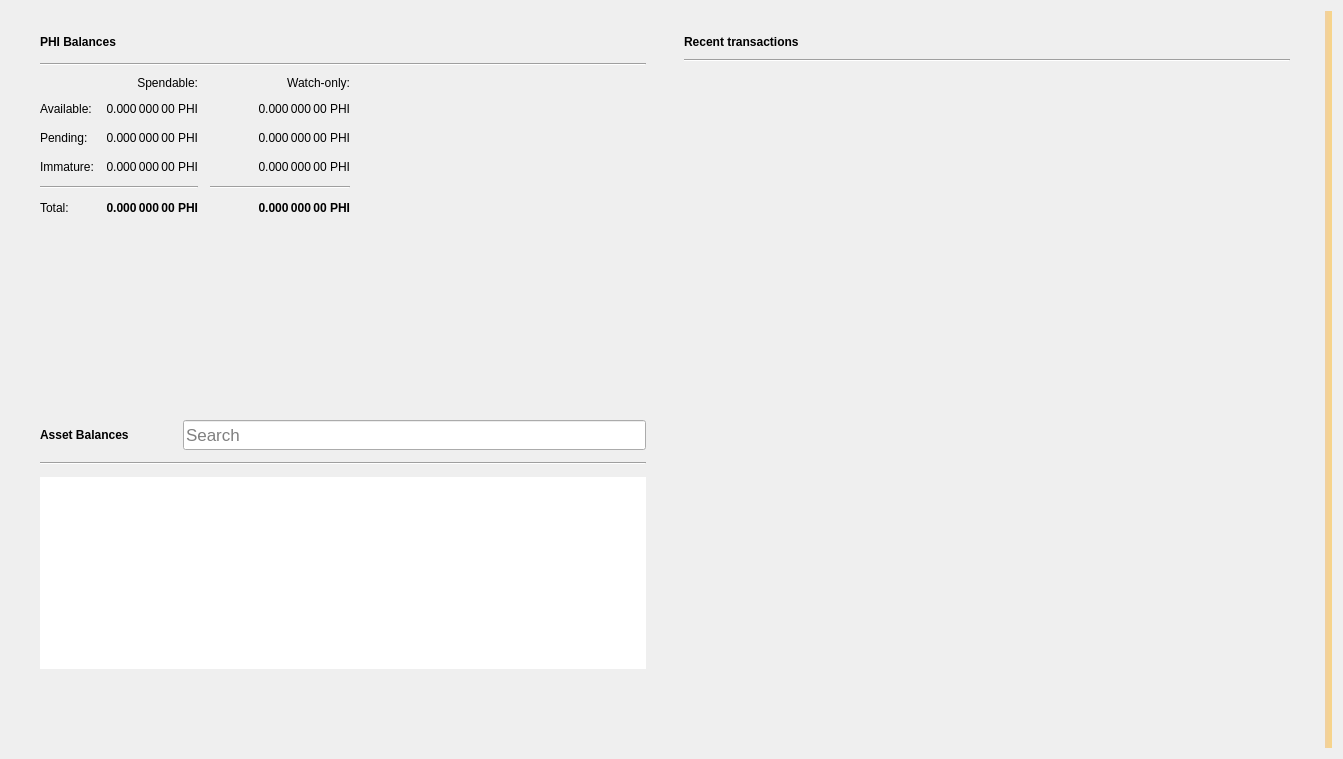
<?xml version="1.0" encoding="UTF-8"?>
<ui version="4.0">
 <class>OverviewPage</class>
 <widget class="QWidget" name="OverviewPage">
  <property name="geometry">
   <rect>
    <x>0</x>
    <y>0</y>
    <width>1343</width>
    <height>759</height>
   </rect>
  </property>
  <property name="minimumSize">
   <size>
    <width>760</width>
    <height>0</height>
   </size>
  </property>
  <property name="windowTitle">
   <string>Form</string>
  </property>
  <property name="autoFillBackground">
   <bool>false</bool>
  </property>
  <layout class="QGridLayout" name="gridLayout_3">
   <item row="0" column="1">
    <layout class="QVBoxLayout" name="verticalLayout_7">
     <property name="spacing">
      <number>0</number>
     </property>
     <property name="leftMargin">
      <number>0</number>
     </property>
     <property name="topMargin">
      <number>0</number>
     </property>
     <property name="rightMargin">
      <number>0</number>
     </property>
     <property name="bottomMargin">
      <number>0</number>
     </property>
     <item>
      <layout class="QHBoxLayout" name="horizontalLayout" stretch="0,0">
       <property name="spacing">
        <number>20</number>
       </property>
       <property name="sizeConstraint">
        <enum>QLayout::SetMinAndMaxSize</enum>
       </property>
       <property name="leftMargin">
        <number>20</number>
       </property>
       <property name="topMargin">
        <number>20</number>
       </property>
       <property name="rightMargin">
        <number>20</number>
       </property>
       <property name="bottomMargin">
        <number>20</number>
       </property>
       <item>
        <layout class="QVBoxLayout" name="verticalLayout_2">
         <property name="spacing">
          <number>0</number>
         </property>
         <property name="rightMargin">
          <number>0</number>
         </property>
         <item>
          <widget class="QFrame" name="frame">
           <property name="sizePolicy">
            <sizepolicy hsizetype="Preferred" vsizetype="Preferred">
             <horstretch>0</horstretch>
             <verstretch>0</verstretch>
            </sizepolicy>
           </property>
           <property name="minimumSize">
            <size>
             <width>350</width>
             <height>180</height>
            </size>
           </property>
           <property name="frameShape">
            <enum>QFrame::NoFrame</enum>
           </property>
           <property name="frameShadow">
            <enum>QFrame::Raised</enum>
           </property>
           <property name="lineWidth">
            <number>5</number>
           </property>
           <layout class="QVBoxLayout" name="verticalLayout_4">
            <property name="spacing">
             <number>10</number>
            </property>
            <property name="topMargin">
             <number>0</number>
            </property>
            <property name="bottomMargin">
             <number>0</number>
            </property>
            <item>
             <layout class="QHBoxLayout" name="horizontalLayout_4">
              <property name="spacing">
               <number>6</number>
              </property>
              <item>
               <widget class="QLabel" name="phiBalancesLabel">
                <property name="font">
                 <font>
                  <weight>75</weight>
                  <bold>true</bold>
                 </font>
                </property>
                <property name="text">
                 <string>PHI Balances</string>
                </property>
               </widget>
              </item>
              <item>
               <widget class="QPushButton" name="labelWalletStatus">
                <property name="enabled">
                 <bool>true</bool>
                </property>
                <property name="maximumSize">
                 <size>
                  <width>30</width>
                  <height>16777215</height>
                 </size>
                </property>
                <property name="toolTip">
                 <string>The displayed information may be out of date. Your wallet automatically synchronizes with the PHICOIN network after a connection is established, but this process has not completed yet.</string>
                </property>
                <property name="text">
                 <string/>
                </property>
                <property name="icon">
                 <iconset>
                  <normaloff>:/icons/warning</normaloff>
                  <disabledoff>:/icons/warning</disabledoff>:/icons/warning</iconset>
                </property>
                <property name="iconSize">
                 <size>
                  <width>24</width>
                  <height>24</height>
                 </size>
                </property>
                <property name="flat">
                 <bool>true</bool>
                </property>
               </widget>
              </item>
              <item>
               <spacer name="horizontalSpacer_3">
                <property name="orientation">
                 <enum>Qt::Horizontal</enum>
                </property>
                <property name="sizeHint" stdset="0">
                 <size>
                  <width>40</width>
                  <height>20</height>
                 </size>
                </property>
               </spacer>
              </item>
             </layout>
            </item>
            <item>
             <widget class="Line" name="line_2">
              <property name="orientation">
               <enum>Qt::Horizontal</enum>
              </property>
             </widget>
            </item>
            <item>
             <layout class="QGridLayout" name="gridLayout">
              <property name="bottomMargin">
               <number>5</number>
              </property>
              <property name="spacing">
               <number>12</number>
              </property>
              <item row="3" column="2">
               <widget class="QLabel" name="labelWatchImmature">
                <property name="font">
                 <font>
                  <weight>50</weight>
                  <bold>false</bold>
                 </font>
                </property>
                <property name="cursor">
                 <cursorShape>IBeamCursor</cursorShape>
                </property>
                <property name="toolTip">
                 <string>Mined balance in watch-only addresses that has not yet matured</string>
                </property>
                <property name="text">
                 <string notr="true">0.000 000 00 PHI</string>
                </property>
                <property name="alignment">
                 <set>Qt::AlignRight|Qt::AlignTrailing|Qt::AlignVCenter</set>
                </property>
                <property name="textInteractionFlags">
                 <set>Qt::LinksAccessibleByMouse|Qt::TextSelectableByKeyboard|Qt::TextSelectableByMouse</set>
                </property>
               </widget>
              </item>
              <item row="2" column="3">
               <spacer name="horizontalSpacer_2">
                <property name="orientation">
                 <enum>Qt::Horizontal</enum>
                </property>
                <property name="sizeHint" stdset="0">
                 <size>
                  <width>40</width>
                  <height>20</height>
                 </size>
                </property>
               </spacer>
              </item>
              <item row="1" column="0">
               <widget class="QLabel" name="labelBalanceText">
                <property name="text">
                 <string>Available:</string>
                </property>
               </widget>
              </item>
              <item row="1" column="2">
               <widget class="QLabel" name="labelWatchAvailable">
                <property name="font">
                 <font>
                  <weight>50</weight>
                  <bold>false</bold>
                 </font>
                </property>
                <property name="cursor">
                 <cursorShape>IBeamCursor</cursorShape>
                </property>
                <property name="toolTip">
                 <string>Your current balance in watch-only addresses</string>
                </property>
                <property name="text">
                 <string notr="true">0.000 000 00 PHI</string>
                </property>
                <property name="alignment">
                 <set>Qt::AlignRight|Qt::AlignTrailing|Qt::AlignVCenter</set>
                </property>
                <property name="textInteractionFlags">
                 <set>Qt::LinksAccessibleByMouse|Qt::TextSelectableByKeyboard|Qt::TextSelectableByMouse</set>
                </property>
               </widget>
              </item>
              <item row="2" column="1">
               <widget class="QLabel" name="labelUnconfirmed">
                <property name="font">
                 <font>
                  <weight>50</weight>
                  <bold>false</bold>
                 </font>
                </property>
                <property name="cursor">
                 <cursorShape>IBeamCursor</cursorShape>
                </property>
                <property name="toolTip">
                 <string>Total of transactions that have yet to be confirmed, and do not yet count toward the spendable balance</string>
                </property>
                <property name="text">
                 <string notr="true">0.000 000 00 PHI</string>
                </property>
                <property name="alignment">
                 <set>Qt::AlignRight|Qt::AlignTrailing|Qt::AlignVCenter</set>
                </property>
                <property name="textInteractionFlags">
                 <set>Qt::LinksAccessibleByMouse|Qt::TextSelectableByKeyboard|Qt::TextSelectableByMouse</set>
                </property>
               </widget>
              </item>
              <item row="4" column="2">
               <widget class="Line" name="lineWatchBalance">
                <property name="sizePolicy">
                 <sizepolicy hsizetype="Preferred" vsizetype="Fixed">
                  <horstretch>0</horstretch>
                  <verstretch>0</verstretch>
                 </sizepolicy>
                </property>
                <property name="minimumSize">
                 <size>
                  <width>140</width>
                  <height>0</height>
                 </size>
                </property>
                <property name="orientation">
                 <enum>Qt::Horizontal</enum>
                </property>
               </widget>
              </item>
              <item row="0" column="1">
               <widget class="QLabel" name="labelSpendable">
                <property name="text">
                 <string>Spendable:</string>
                </property>
                <property name="alignment">
                 <set>Qt::AlignRight|Qt::AlignTrailing|Qt::AlignVCenter</set>
                </property>
               </widget>
              </item>
              <item row="3" column="0">
               <widget class="QLabel" name="labelImmatureText">
                <property name="text">
                 <string>Immature:</string>
                </property>
               </widget>
              </item>
              <item row="5" column="2">
               <widget class="QLabel" name="labelWatchTotal">
                <property name="font">
                 <font>
                  <weight>75</weight>
                  <bold>true</bold>
                 </font>
                </property>
                <property name="cursor">
                 <cursorShape>IBeamCursor</cursorShape>
                </property>
                <property name="toolTip">
                 <string>Current total balance in watch-only addresses</string>
                </property>
                <property name="text">
                 <string notr="true">0.000 000 00 PHI</string>
                </property>
                <property name="alignment">
                 <set>Qt::AlignRight|Qt::AlignTrailing|Qt::AlignVCenter</set>
                </property>
                <property name="textInteractionFlags">
                 <set>Qt::LinksAccessibleByMouse|Qt::TextSelectableByKeyboard|Qt::TextSelectableByMouse</set>
                </property>
               </widget>
              </item>
              <item row="4" column="0" colspan="2">
               <widget class="Line" name="line">
                <property name="orientation">
                 <enum>Qt::Horizontal</enum>
                </property>
               </widget>
              </item>
              <item row="0" column="2">
               <widget class="QLabel" name="labelWatchonly">
                <property name="text">
                 <string>Watch-only:</string>
                </property>
                <property name="alignment">
                 <set>Qt::AlignRight|Qt::AlignTrailing|Qt::AlignVCenter</set>
                </property>
               </widget>
              </item>
              <item row="5" column="1">
               <widget class="QLabel" name="labelTotal">
                <property name="font">
                 <font>
                  <weight>75</weight>
                  <bold>true</bold>
                 </font>
                </property>
                <property name="cursor">
                 <cursorShape>IBeamCursor</cursorShape>
                </property>
                <property name="toolTip">
                 <string>Your current total balance</string>
                </property>
                <property name="text">
                 <string notr="true">0.000 000 00 PHI</string>
                </property>
                <property name="alignment">
                 <set>Qt::AlignRight|Qt::AlignTrailing|Qt::AlignVCenter</set>
                </property>
                <property name="textInteractionFlags">
                 <set>Qt::LinksAccessibleByMouse|Qt::TextSelectableByKeyboard|Qt::TextSelectableByMouse</set>
                </property>
               </widget>
              </item>
              <item row="1" column="1">
               <widget class="QLabel" name="labelBalance">
                <property name="font">
                 <font>
                  <weight>50</weight>
                  <bold>false</bold>
                 </font>
                </property>
                <property name="cursor">
                 <cursorShape>IBeamCursor</cursorShape>
                </property>
                <property name="toolTip">
                 <string>Your current spendable balance</string>
                </property>
                <property name="text">
                 <string notr="true">0.000 000 00 PHI</string>
                </property>
                <property name="alignment">
                 <set>Qt::AlignRight|Qt::AlignTrailing|Qt::AlignVCenter</set>
                </property>
                <property name="textInteractionFlags">
                 <set>Qt::LinksAccessibleByMouse|Qt::TextSelectableByKeyboard|Qt::TextSelectableByMouse</set>
                </property>
               </widget>
              </item>
              <item row="2" column="0">
               <widget class="QLabel" name="labelPendingText">
                <property name="text">
                 <string>Pending:</string>
                </property>
               </widget>
              </item>
              <item row="5" column="0">
               <widget class="QLabel" name="labelTotalText">
                <property name="text">
                 <string>Total:</string>
                </property>
               </widget>
              </item>
              <item row="3" column="1">
               <widget class="QLabel" name="labelImmature">
                <property name="font">
                 <font>
                  <weight>50</weight>
                  <bold>false</bold>
                 </font>
                </property>
                <property name="cursor">
                 <cursorShape>IBeamCursor</cursorShape>
                </property>
                <property name="toolTip">
                 <string>Mined balance that has not yet matured</string>
                </property>
                <property name="text">
                 <string notr="true">0.000 000 00 PHI</string>
                </property>
                <property name="alignment">
                 <set>Qt::AlignRight|Qt::AlignTrailing|Qt::AlignVCenter</set>
                </property>
                <property name="textInteractionFlags">
                 <set>Qt::LinksAccessibleByMouse|Qt::TextSelectableByKeyboard|Qt::TextSelectableByMouse</set>
                </property>
               </widget>
              </item>
              <item row="2" column="2">
               <widget class="QLabel" name="labelWatchPending">
                <property name="font">
                 <font>
                  <weight>50</weight>
                  <bold>false</bold>
                 </font>
                </property>
                <property name="cursor">
                 <cursorShape>IBeamCursor</cursorShape>
                </property>
                <property name="toolTip">
                 <string>Unconfirmed transactions to watch-only addresses</string>
                </property>
                <property name="text">
                 <string notr="true">0.000 000 00 PHI</string>
                </property>
                <property name="alignment">
                 <set>Qt::AlignRight|Qt::AlignTrailing|Qt::AlignVCenter</set>
                </property>
                <property name="textInteractionFlags">
                 <set>Qt::LinksAccessibleByMouse|Qt::TextSelectableByKeyboard|Qt::TextSelectableByMouse</set>
                </property>
               </widget>
              </item>
             </layout>
            </item>
           </layout>
          </widget>
         </item>
         <item>
          <widget class="QWidget" name="assetVerticalSpaceWidget2" native="true">
           <property name="autoFillBackground">
            <bool>false</bool>
           </property>
           <layout class="QVBoxLayout" name="verticalLayout_6">
            <item>
             <spacer name="verticalSpacer_4">
              <property name="orientation">
               <enum>Qt::Vertical</enum>
              </property>
              <property name="sizeType">
               <enum>QSizePolicy::MinimumExpanding</enum>
              </property>
              <property name="sizeHint" stdset="0">
               <size>
                <width>20</width>
                <height>10</height>
               </size>
              </property>
             </spacer>
            </item>
           </layout>
          </widget>
         </item>
         <item>
          <widget class="QFrame" name="assetFrame">
           <property name="minimumSize">
            <size>
             <width>350</width>
             <height>150</height>
            </size>
           </property>
           <property name="autoFillBackground">
            <bool>true</bool>
           </property>
           <property name="frameShape">
            <enum>QFrame::NoFrame</enum>
           </property>
           <property name="frameShadow">
            <enum>QFrame::Plain</enum>
           </property>
           <property name="lineWidth">
            <number>0</number>
           </property>
           <layout class="QVBoxLayout" name="verticalLayout_5">
            <property name="spacing">
             <number>12</number>
            </property>
            <item>
             <layout class="QHBoxLayout" name="assetBalanceHorizontalLayout">
              <item alignment="Qt::AlignVCenter">
               <widget class="QLabel" name="assetBalanceLabel">
                <property name="font">
                 <font>
                  <weight>75</weight>
                  <bold>true</bold>
                 </font>
                </property>
                <property name="text">
                 <string>Asset Balances</string>
                </property>
               </widget>
              </item>
              <item>
               <widget class="QPushButton" name="labelAssetStatus">
                <property name="enabled">
                 <bool>true</bool>
                </property>
                <property name="maximumSize">
                 <size>
                  <width>30</width>
                  <height>16777215</height>
                 </size>
                </property>
                <property name="toolTip">
                 <string>The displayed information may be out of date. Your wallet automatically synchronizes with the PHICOIN network after a connection is established, but this process has not completed yet.</string>
                </property>
                <property name="text">
                 <string/>
                </property>
                <property name="icon">
                 <iconset>
                  <normaloff>:/icons/warning</normaloff>
                  <disabledoff>:/icons/warning</disabledoff>:/icons/warning</iconset>
                </property>
                <property name="iconSize">
                 <size>
                  <width>24</width>
                  <height>24</height>
                 </size>
                </property>
                <property name="flat">
                 <bool>true</bool>
                </property>
               </widget>
              </item>
              <item alignment="Qt::AlignBottom">
               <widget class="QLineEdit" name="assetSearch">
                <property name="sizePolicy">
                 <sizepolicy hsizetype="Expanding" vsizetype="Preferred">
                  <horstretch>0</horstretch>
                  <verstretch>0</verstretch>
                 </sizepolicy>
                </property>
                <property name="minimumSize">
                 <size>
                  <width>0</width>
                  <height>30</height>
                 </size>
                </property>
                <property name="maximumSize">
                 <size>
                  <width>16777215</width>
                  <height>30</height>
                 </size>
                </property>
                <property name="sizeIncrement">
                 <size>
                  <width>0</width>
                  <height>0</height>
                 </size>
                </property>
                <property name="baseSize">
                 <size>
                  <width>0</width>
                  <height>0</height>
                 </size>
                </property>
                <property name="font">
                 <font>
                  <pointsize>13</pointsize>
                 </font>
                </property>
                <property name="maxLength">
                 <number>32</number>
                </property>
                <property name="frame">
                 <bool>true</bool>
                </property>
                <property name="alignment">
                 <set>Qt::AlignLeading|Qt::AlignLeft|Qt::AlignVCenter</set>
                </property>
                <property name="placeholderText">
                 <string>Search</string>
                </property>
                <property name="clearButtonEnabled">
                 <bool>true</bool>
                </property>
               </widget>
              </item>
             </layout>
            </item>
            <item>
             <widget class="Line" name="assetBalanceLine">
              <property name="orientation">
               <enum>Qt::Horizontal</enum>
              </property>
             </widget>
            </item>
            <item>
             <widget class="QListView" name="listAssets">
              <property name="frameShape">
               <enum>QFrame::NoFrame</enum>
              </property>
              <property name="lineWidth">
               <number>0</number>
              </property>
              <property name="verticalScrollMode">
               <enum>QAbstractItemView::ScrollPerItem</enum>
              </property>
             </widget>
            </item>
            <item>
             <widget class="QWidget" name="assetVerticalSpaceWidget" native="true">
              <property name="autoFillBackground">
               <bool>false</bool>
              </property>
              <layout class="QVBoxLayout" name="verticalLayout">
               <item>
                <spacer name="verticalSpacer_3">
                 <property name="orientation">
                  <enum>Qt::Vertical</enum>
                 </property>
                 <property name="sizeHint" stdset="0">
                  <size>
                   <width>20</width>
                   <height>20</height>
                  </size>
                 </property>
                </spacer>
               </item>
              </layout>
             </widget>
            </item>
           </layout>
          </widget>
         </item>
        </layout>
       </item>
       <item>
        <layout class="QVBoxLayout" name="verticalLayout_3">
         <property name="spacing">
          <number>20</number>
         </property>
         <property name="leftMargin">
          <number>0</number>
         </property>
         <item>
          <widget class="QFrame" name="frame_2">
           <property name="sizePolicy">
            <sizepolicy hsizetype="Preferred" vsizetype="Preferred">
             <horstretch>0</horstretch>
             <verstretch>0</verstretch>
            </sizepolicy>
           </property>
           <property name="minimumSize">
            <size>
             <width>350</width>
             <height>0</height>
            </size>
           </property>
           <property name="sizeIncrement">
            <size>
             <width>0</width>
             <height>300</height>
            </size>
           </property>
           <property name="frameShape">
            <enum>QFrame::NoFrame</enum>
           </property>
           <property name="frameShadow">
            <enum>QFrame::Plain</enum>
           </property>
           <property name="lineWidth">
            <number>0</number>
           </property>
           <layout class="QGridLayout" name="gridLayout_2">
            <property name="topMargin">
             <number>0</number>
            </property>
            <property name="horizontalSpacing">
             <number>12</number>
            </property>
            <item row="0" column="0">
             <layout class="QHBoxLayout" name="horizontalLayout_2">
              <property name="spacing">
               <number>6</number>
              </property>
              <item>
               <widget class="QLabel" name="recentTransactionsLabel">
                <property name="font">
                 <font>
                  <weight>75</weight>
                  <bold>true</bold>
                 </font>
                </property>
                <property name="text">
                 <string>Recent transactions</string>
                </property>
               </widget>
              </item>
              <item>
               <widget class="QPushButton" name="labelTransactionsStatus">
                <property name="enabled">
                 <bool>true</bool>
                </property>
                <property name="maximumSize">
                 <size>
                  <width>30</width>
                  <height>16777215</height>
                 </size>
                </property>
                <property name="toolTip">
                 <string>The displayed information may be out of date. Your wallet automatically synchronizes with the PHICOIN network after a connection is established, but this process has not completed yet.</string>
                </property>
                <property name="text">
                 <string/>
                </property>
                <property name="icon">
                 <iconset>
                  <normaloff>:/icons/warning</normaloff>
                  <disabledoff>:/icons/warning</disabledoff>:/icons/warning</iconset>
                </property>
                <property name="iconSize">
                 <size>
                  <width>24</width>
                  <height>24</height>
                 </size>
                </property>
                <property name="flat">
                 <bool>true</bool>
                </property>
               </widget>
              </item>
              <item>
               <spacer name="horizontalSpacer">
                <property name="orientation">
                 <enum>Qt::Horizontal</enum>
                </property>
                <property name="sizeHint" stdset="0">
                 <size>
                  <width>40</width>
                  <height>20</height>
                 </size>
                </property>
               </spacer>
              </item>
             </layout>
            </item>
            <item row="2" column="0">
             <widget class="QListView" name="listTransactions">
              <property name="styleSheet">
               <string notr="true">QListView { background: transparent; }</string>
              </property>
              <property name="frameShape">
               <enum>QFrame::NoFrame</enum>
              </property>
              <property name="verticalScrollBarPolicy">
               <enum>Qt::ScrollBarAlwaysOff</enum>
              </property>
              <property name="horizontalScrollBarPolicy">
               <enum>Qt::ScrollBarAlwaysOff</enum>
              </property>
              <property name="selectionMode">
               <enum>QAbstractItemView::NoSelection</enum>
              </property>
             </widget>
            </item>
            <item row="1" column="0">
             <widget class="Line" name="line_3">
              <property name="orientation">
               <enum>Qt::Horizontal</enum>
              </property>
             </widget>
            </item>
           </layout>
          </widget>
         </item>
        </layout>
       </item>
      </layout>
     </item>
    </layout>
   </item>
   <item row="0" column="3">
    <widget class="QLabel" name="labelAlerts">
     <property name="visible">
      <bool>true</bool>
     </property>
     <property name="styleSheet">
      <string notr="true">QLabel { background-color: qlineargradient(x1: 0, y1: 0, x2: 1, y2: 0, stop:0 #F0D0A0, stop:1 #F8D488); color:#000000; }</string>
     </property>
     <property name="wordWrap">
      <bool>true</bool>
     </property>
     <property name="margin">
      <number>3</number>
     </property>
     <property name="textInteractionFlags">
      <set>Qt::TextSelectableByMouse</set>
     </property>
    </widget>
   </item>
  </layout>
 </widget>
 <resources/>
 <connections/>
</ui>
